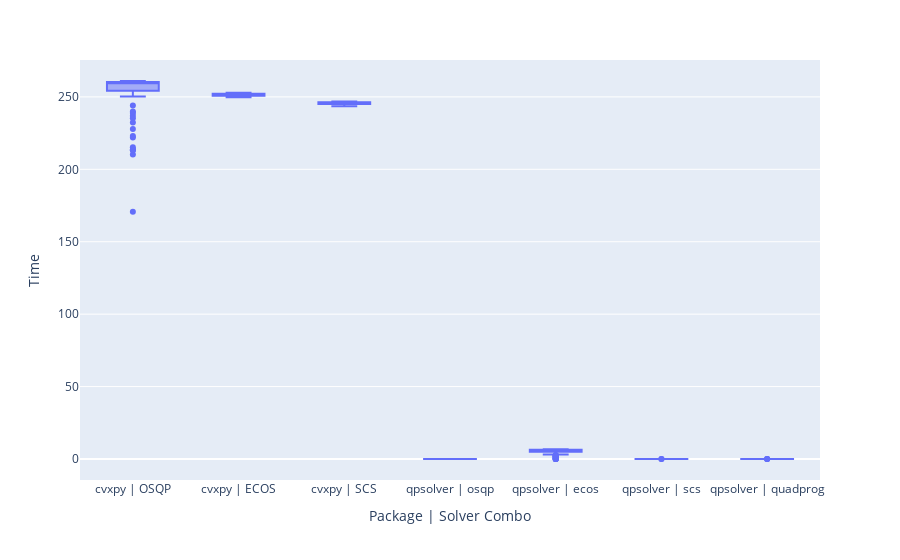
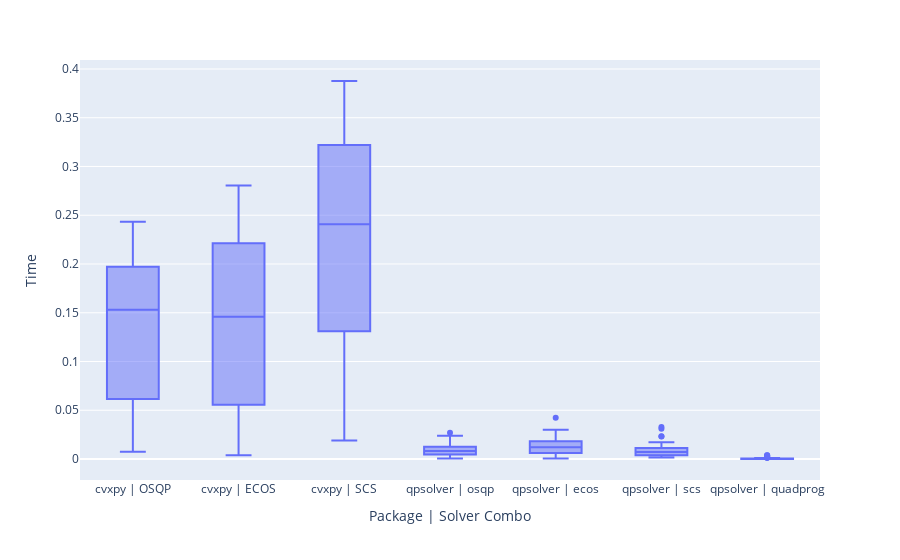
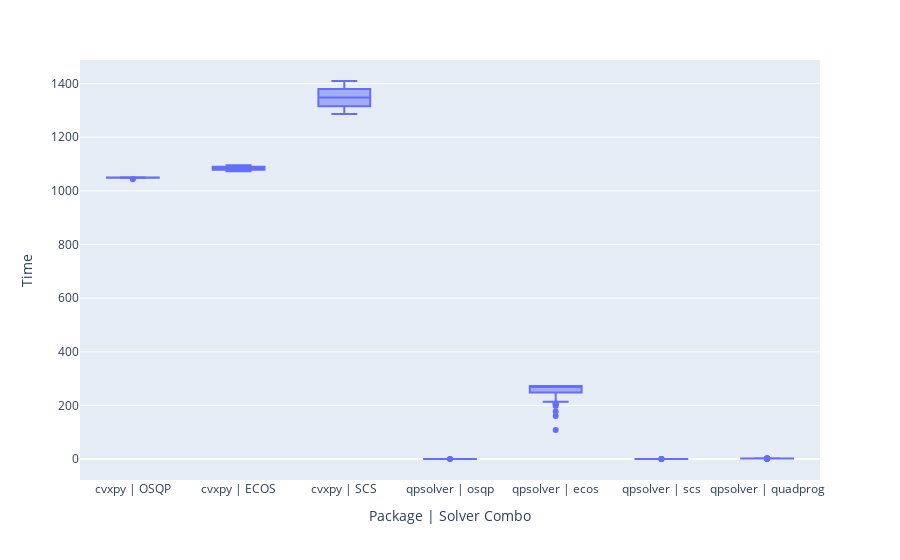

Notebook cell for these charts, in order:
### Code cell
for file in files:
    info = file.split("_")
    numb_assets, numb_orders = info[4], info[5].split(".")[0]
    df = pd.read_csv(directory + "/" + file, index_col=0)[["Package", "Solver", "Time", "Iteration"]].dropna()

    print(numb_assets, numb_orders)
    df_box = pd.DataFrame()
    df["Package | Solver Combo"] = df["Package"].astype(str) + " | " + df["Solver"].astype(str)

    fig = px.box(df, x="Package | Solver Combo", y="Time")
    fig.show()
    fig.write_html("boxplots/{}_{}.html".format(numb_assets, numb_orders))

### Figure 1 — Plotly figure (JSON) as saved in the notebook; plotly's stock layout.template omitted (floating-point values rounded to 4 significant figures; data arrays with more than 128 entries replaced by an {"elided": "..."} marker saying what was removed)
{"data": [{"alignmentgroup": "True", "hovertemplate": "Package | Solver Combo=%{x}<br>Time=%{y}<extra></extra>", "legendgroup": "", "marker": {"color": "#636efa"}, "name": "", "notched": false, "offsetgroup": "", "orientation": "v", "showlegend": false, "type": "box", "x": {"elided": "700 str values"}, "x0": " ", "xaxis": "x", "y": {"elided": "700 float values"}, "y0": " ", "yaxis": "y"}], "layout": {"boxmode": "group", "legend": {"tracegroupgap": 0}, "margin": {"t": 60}, "xaxis": {"anchor": "y", "domain": [0, 1], "title": {"text": "Package | Solver Combo"}}, "yaxis": {"anchor": "x", "domain": [0, 1], "title": {"text": "Time"}}}}

### Figure 2 — Plotly figure (JSON) as saved in the notebook; plotly's stock layout.template omitted (floating-point values rounded to 4 significant figures; data arrays with more than 128 entries replaced by an {"elided": "..."} marker saying what was removed)
{"data": [{"alignmentgroup": "True", "hovertemplate": "Package | Solver Combo=%{x}<br>Time=%{y}<extra></extra>", "legendgroup": "", "marker": {"color": "#636efa"}, "name": "", "notched": false, "offsetgroup": "", "orientation": "v", "showlegend": false, "type": "box", "x": {"elided": "700 str values"}, "x0": " ", "xaxis": "x", "y": {"elided": "700 float values"}, "y0": " ", "yaxis": "y"}], "layout": {"boxmode": "group", "legend": {"tracegroupgap": 0}, "margin": {"t": 60}, "xaxis": {"anchor": "y", "domain": [0, 1], "title": {"text": "Package | Solver Combo"}}, "yaxis": {"anchor": "x", "domain": [0, 1], "title": {"text": "Time"}}}}

### Figure 3 — Plotly figure (JSON) as saved in the notebook; plotly's stock layout.template omitted (floating-point values rounded to 4 significant figures; data arrays with more than 128 entries replaced by an {"elided": "..."} marker saying what was removed)
{"data": [{"alignmentgroup": "True", "hovertemplate": "Package | Solver Combo=%{x}<br>Time=%{y}<extra></extra>", "legendgroup": "", "marker": {"color": "#636efa"}, "name": "", "notched": false, "offsetgroup": "", "orientation": "v", "showlegend": false, "type": "box", "x": {"elided": "700 str values"}, "x0": " ", "xaxis": "x", "y": {"elided": "700 float values"}, "y0": " ", "yaxis": "y"}], "layout": {"boxmode": "group", "legend": {"tracegroupgap": 0}, "margin": {"t": 60}, "xaxis": {"anchor": "y", "domain": [0, 1], "title": {"text": "Package | Solver Combo"}}, "yaxis": {"anchor": "x", "domain": [0, 1], "title": {"text": "Time"}}}}
